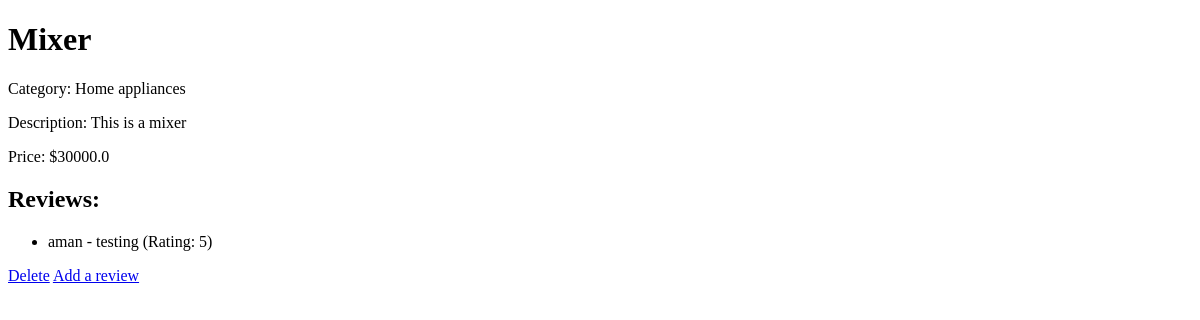
The app's page /product/2/, older data.
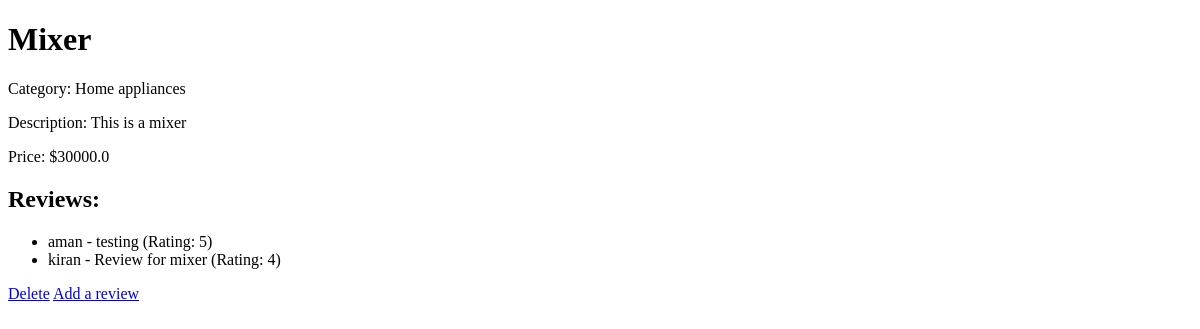
The same page, newer data.
### ecommerce_app/models.py (models this page shows, shortened)
class Review(models.Model):
    product = models.ForeignKey(Product, on_delete = models.CASCADE)
    comment = models.TextField()
    author = models.CharField(max_length=255)
    rating = models.IntegerField()

### ecommerce_app/views.py (the view)
# urls.py: path("product/<int:pk>/",views.product_detail,name="product_detail"),
def product_detail(request, pk):
    product = Product.objects.get(pk=pk)
    review = Review.objects.filter(product=product)
    return render(request, 'product_details.html', {'product': product,'review':review})

### ecommerce_app/models.py (called while the page is built)
    def __str__(self):
        return self.name

### ecommerce_app/templates/product_details.html (shortened to what this page needs)
<!DOCTYPE html>
<html lang="en">
<head>
</head>
<body>
    <h1>{{ product.name }}</h1>
    <p>Category: {{ product.category }}</p>
    <p>Description: {{ product.description }}</p>
    <p>Price: ${{ product.price }}</p>
    <h2>Reviews:</h2>
    <ul>
        {% for review in review %}
            <li>{{ review.author }} - {{ review.comment }} (Rating: {{ review.rating }})</li>
        {% empty %}
            <li>No reviews yet.</li>
        {% endfor %}
    </ul>
    <a href="{% url 'delete_product' product.id %}">Delete</a>
    <a href="{% url 'createReview' product.id %}">Add a review</a>
</body>
</html>

Row changes from the older to the newer data that the page shows:
added Review: author "kiran", comment "Review for mixer", rating "4"
